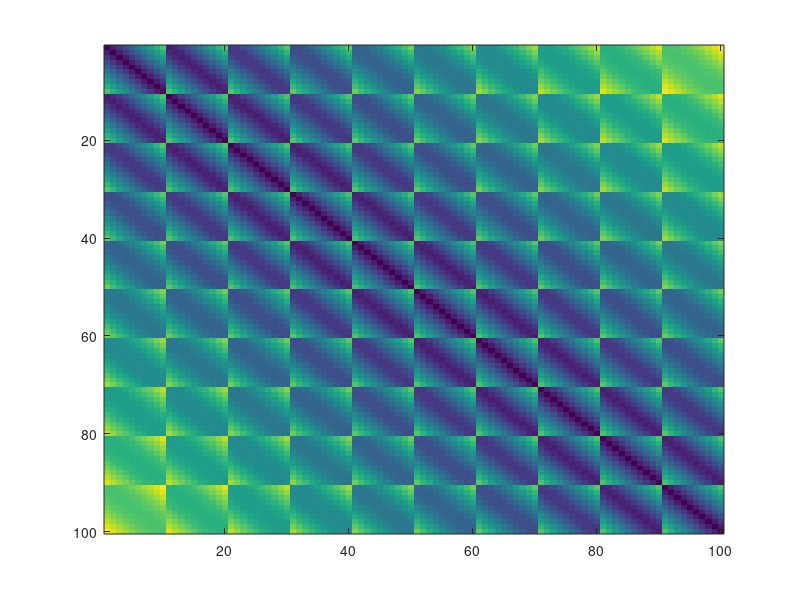

This figure's MATLAB source: (Note: this script raises an error after producing the figure.)
% DISTRIBUTED REPRESENTATION DEMO 1
% Distributed reprepresention, or population coded content, involves
% collections of interlated pieces of information that are interpretted as
% a coherent pattern. When either the term "population code" or
% "distributed representation" are used, it usually implies that we do not
% have clear insight into what the individual pieces encode independently.
% Typically, it also implies an openness to the idea that individual pieces
% in fact cannot be interpretted out of the context of the rest of the
% pattern.
%
% How, then, are population codes to be interpretted and studied? One
% common solution is to consider the relationships among the various
% patterns. This relational structure may reveal key components of variance
% that provide insight into what is being encoded. Or, as is done in RSA,
% the relational structure encoded in a population code can be compared to
% a structure that you do understand. To the extent that they share
% structure, that is a way of explaining at least some of the structure
% that is expressed by the population code.
%
% In the following, we are going to take some known representations
% (information encoded in RGB format) and generate a "population code"
% based on that information. The objective is to show that even though it
% may not be obviously clear that the RGB features are present in the
% relationships among the distributed RGB information, the red and blue
% channels (the only two with variance in this example) can be recovered
% from the distance matrix.

%% Setup RGB codes
% These are our ground-truth color representations. Note that the green
% channel is constant. This is just to facilitate plotting our
% representations in 2 dimensions.
[r,g,b] = ndgrid(linspace(0,1,10),0.5,linspace(0,1,10));
rgb = [r(:),g(:),b(:)];

%% Plot the R and B coordinates, and color them in
scatter(r(:),b(:),2000,rgb,'s','filled')
xlim([-0.1,1.1]);
ylim([-0.1,1.1]);

%% Split RGB codes into "population codes"
% This is a bit contrived, but we are going to take the red and blue
% channels and split their information into 8
x = (rand(100,3)-0.5)*2;
y = (rand(100,3)-0.5)*2;
X = [r(:) - sum(x,2),x,b(:)-sum(y,2),y];
imagesc(X)

D = pdist(rgb);

imagesc(squareform(D))
xy = cmdscale(D,2);

xy = bsxfun(@minus, xy, min(xy));
rgb_recovered = [xy(:,1)/max(xy(:,1)),repmat(0.5,100,1),xy(:,2)/max(xy(:,2))];
scatter(r(:),b(:),2000,rgb_recovered,'s','filled')
xlim([-0.1,1.1]);
ylim([-0.1,1.1]);

[coeff,score,latent] = pca(X);

subplot(1,2,1)
imagesc(X);
subplot(1,2,2)
imagesc(score);